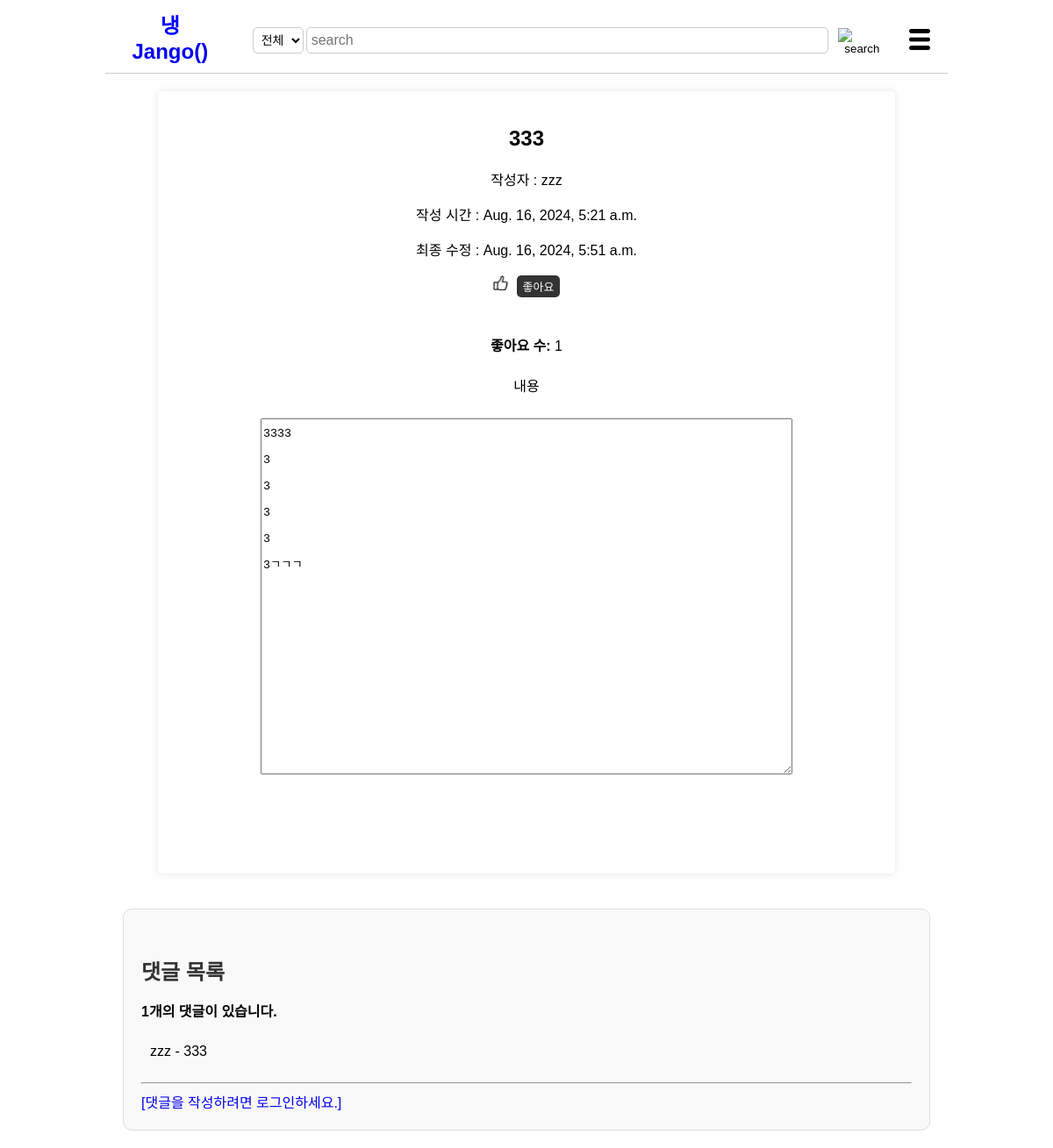
/userShow/2, run on the app's committed database.
### post/models.py (models this page shows, shortened)
class Userpost(models.Model):
    title = models.CharField(max_length=200)
    content = models.TextField()
    created_at=models.DateTimeField(auto_now_add=True)
    writer=models.ForeignKey(User, on_delete=models.CASCADE)
    like_users=models.ManyToManyField(settings.AUTH_USER_MODEL, related_name='like_userposts', blank=True)
    updated_at=models.DateTimeField(null=True, blank=True, auto_now=True)

class Usercomment(models.Model):
    userpost=models.ForeignKey(Userpost, on_delete=models.CASCADE)
    writer=models.ForeignKey(settings.AUTH_USER_MODEL, on_delete=models.CASCADE)
    usercomment=models.TextField()
    created_at=models.DateTimeField(auto_now_add=True)

### post/views/userpost_views.py (the view)
# urls.py: path('userShow/<int:userpost_id>', userShow, name='userShow'),
def userShow(request, userpost_id):
    userpost = get_object_or_404(Userpost, pk =userpost_id)
    usercomments = userpost.usercomment_set.all()
    usercommentForm = UsercommentForm()
    context = {
        'userpost': userpost,
        'usercomments': usercomments,
        'usercommentForm': usercommentForm,
    }
    return render(request, 'userpost_detail.html', context)

### post/forms.py
class UsercommentForm(forms.ModelForm):
    class Meta:
        model=Usercomment
        fields=['usercomment']
        widgets = {
            'usercomment': Textarea(attrs={
                'class': "form-control",
                'style': 'width: 500px; height: 50px;'
            }),
        }

### post/templates/userpost_detail.html (shortened to what this page needs)
<!DOCTYPE html>
<html>
    <head>
        {% load static %}
        <link rel="stylesheet" href="{%static 'css/styles-post-detail.css' %}">
    </head>
    <body>
        <header>
            <div class="logo"><a href="{% url 'post:main' %}">
                    <span class="blue">냉</span>Jango() </a>
            </div>
            {% if user.is_authenticated %}
            <form method="POST" action="{% url 'post:search' user.id %}">
                {% csrf_token %}
                <div class="search-bar">
                    <select id="search-type" name="search_select">
                        <option value="전체">전체</option>
                        <option value="제목">제목</option>
                        <option value="재료">재료</option>
                    </select>
                    <input type="text" placeholder="search" name="searched">
                    <button><img src="{% static 'image/search-icon.png' %}" alt="search"></button>
                </div>
            </form>
        {% else %}
        <form method="POST" action="{% url 'post:outsearch'%}">
            <div class="search-bar">
                <select id="search-type" name="search_select">
                    <option value="전체">전체</option>
                </select>
                <input type="text" placeholder="search" name="searched">
                <button><img src="{% static 'image/search-icon.png' %}" alt="search"></button>
            </div>
        </form>
        {%endif%}
        <div class="menu-icon">
            <img src="{% static 'image/menu-icon.png' %}" alt="menu">
        </div>
    </header>
        <main>
            <section class="post-details">
                <h1>{{ userpost.title }}</h1>
                <p>작성자 : {{ userpost.writer }}</p>
                <p>작성 시간 : {{ userpost.created_at }}</p>
                {% if userpost.updated_at != userpost.created_at %}
                <p>최종 수정 : {{ userpost.updated_at }}</p>
                {% endif %}
                <div class="likes">
                    <div id="like-button">
                        <img src="{% static 'image/like-icon.jpg' %}" alt="Like">
                        <br>
                        <form action="{% url 'post:userlikes' userpost.pk %}" method='POST'>
                            {% if user in userpost.like_users.all %}
                                <input type="submit" value="좋아요 취소">
                            {% else %}
                                <input type="submit" value="좋아요">
                            {% endif %}
                        </form>
                    </div>
                </div>
                <br>
                <p><strong>좋아요 수:</strong> {{ userpost.like_users.count }}</p>
                <div class="post-text">
                    <p>내용</p>
                    <textarea class="form-control" id="usercontent" rows="1" style=" height: 400px; max-height: 600px; width: 100%; max-width: 600px;" readonly>{{ userpost.content }}</textarea>
                </div>
                <br>
                <div class="button-container">
                </div>
            </section>
        </main>
        <div id="usercomments">
            <h4>댓글 목록</h4>
            {% if usercomments %}
            <p><b>{{ usercomments|length }}개의 댓글이 있습니다.</b></p>
            {% endif %}
            <ul>
                {% for usercomment in usercomments %}
                <li>
                    {{ usercomment.writer }} - {{ usercomment.usercomment }}
                </li>
                {% empty %}
                <p>댓글이 없습니다.</p>
                {% endfor %}
            </ul>
            <hr>
            {% if request.user.is_authenticated %}
            <form action="{% url 'post:userComments_create' userpost.id %}" method="POST">
                {% csrf_token %}
                {{ usercommentForm.as_p }}
                <input type="submit" value="댓글 작성">
            </form>
            {% else %}
            <a href="{% url 'accounts:login' %}">[댓글을 작성하려면 로그인하세요.]</a>
            {% endif %}
        </div>
    </body>
</html>

### static/css/styles-post-detail.css (style rules this page uses)
body { font-family: Arial, sans-serif; margin: 0 auto; padding: 0; align-items: center; text-align: center; width: 960px; overflow-x: auto; }
header { display: flex; justify-content: space-between; align-items: center; padding: 10px 20px; background-color: #fff; border-bottom: 1px solid #ccc; }
main { padding: 20px; display: flex; justify-content: center; align-items: center; }
a { text-decoration-line: none; text-decoration-color: black; }
.logo { font-size: 24px; font-weight: bold; margin-right: 20px; }
.logo .blue { color: blue; }
#search-type { margin-top: 0px; margin-right: 3px; padding: 5px; border-radius: 5px; border: 1px solid #ccc; background-color: #fff; font-size: 14px; }
#search-type option { background-color: #fff; }
header form { align-items: center; margin-top: 10px; margin-bottom: 2px; }
.search-bar { margin-top: 6px; display: flex; align-items: center; flex-grow: 1; margin: 0 20px; }
.search-bar input { width: 590px; padding: 5px; font-size: 16px; border: 1px solid #ccc; border-radius: 5px; flex-grow: 1; }
.search-bar button { background: none; border: none; cursor: pointer; margin-left: 5px; }
.search-bar button img { margin-top: 3px; width: 30px; height: 30px; }
.menu-icon { position: relative; display: inline-block; }
.menu-icon img { margin-top: 10px; width: 24px; height: 24px; cursor: pointer; }
.post-details { background-color: #fff; padding: 20px; border-radius: 5px; box-shadow: 0 0 10px rgba(0, 0, 0, 0.1); width: 100%; text-align: center; max-width: 800px; }
.post-details h1 { text-align: center; margin-bottom: 20px; }
.likes { height: 30px; text-align: center; align-items: center; padding-top: 5px; }
#like-button { display: flex; }
.likes { display: flex; justify-content: center; }
.likes img { height: 17px; width: 17px; padding-right: 10px; }
.likes input { padding: 3px 7px 3px 7px; background-color: #333; color: #fff; font-size: 13px; border: none; border-radius: 5px; cursor: pointer; margin-bottom: 10px; }
.post-text { margin-bottom: 20px; }
.button-container { height: 40px; display: flex; justify-content: center; }
#usercomments { text-align: left; margin: 20px; padding: 20px; border: 1px solid #ddd; border-radius: 10px; background-color: #f9f9f9; }
#usercomments h4 { margin-bottom: 15px; font-size: 1.5em; color: #333; }
#usercomments ul { list-style-type: none; padding: 0; }
#usercomments ul li { padding: 10px; border-bottom: 1px solid #eee; }
#usercomments ul li:last-child { border-bottom: none; }
textarea { line-height: 30px; }
.post-text { line-height: 40px; }

### data on the page
Userpost: title "333", writer "zzz", created_at "Aug. 16, 2024, 5:21 a.m.", updated_at "Aug. 16, 2024, 5:51 a.m.", like_users.count "1", content "3333 3 3 3 3 3ㄱㄱㄱ"
Usercomment: writer "zzz", usercomment "333"

### other printed values
{{ usercomments|length }} "1"
